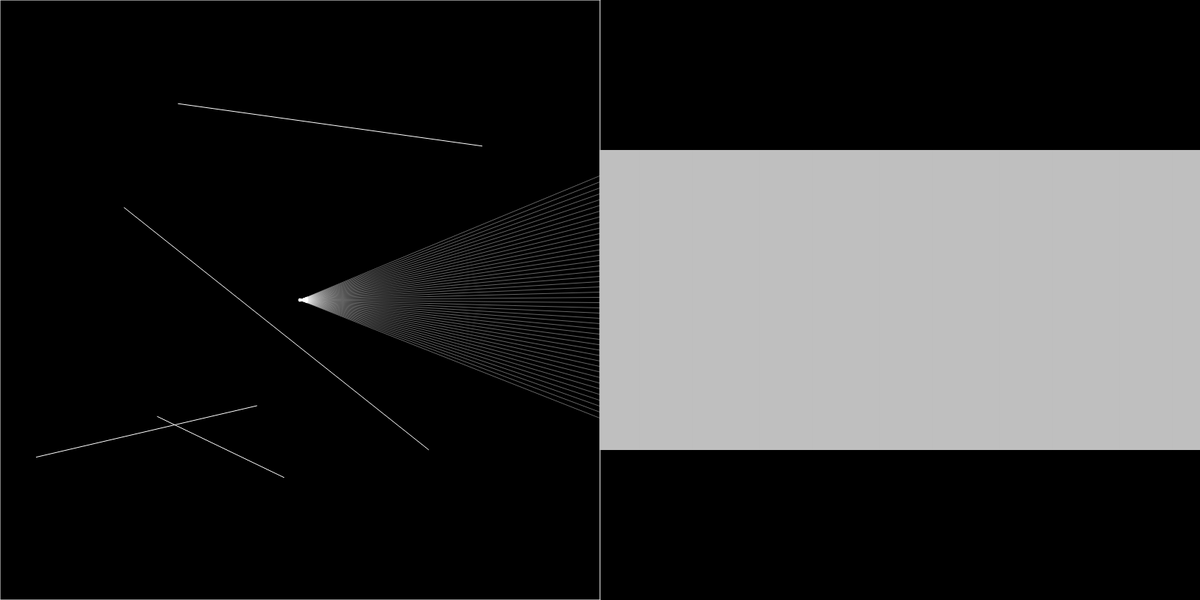
Frame 1 (no input)
Frame 60 (no input): identical to frame 1, image omitted
Frame 120 (the mouse pressed at the canvas centre since frame 60): identical to frame 1, image omitted

The p5.js sketch that drew this single still picture (run headless with seeded random() and noise() and a simulated clock; from frame 60 on, the mouse is pressed at the canvas centre):

// p5.js sketch
// ── sketch.js

let walls = [];
let ray;
let particle;
let xoff = 0;
let yoff = 10000;

const sceneW = 800;
const sceneH = 800;

let sliderFOV;

function setup() {
    
    createCanvas(1600, 800)
    for (let i = 0; i < 4; i++) {
        let x1 = random(sceneW)
        let x2 = random(sceneW)
        let y1 = random(sceneH)
        let y2 = random(sceneH)
        walls[i] = new Boundary(x1, y1, x2, y2)
    }

    walls.push(new Boundary(0, 0, sceneW, 0))
    walls.push(new Boundary(sceneW, 0, sceneW, sceneH))
    walls.push(new Boundary(sceneW, sceneH, 0, sceneH))
    walls.push(new Boundary(0, sceneH, 0, 0))
    particle = new Particle()
    sliderFOV = createSlider(0, 360, 60)
    sliderFOV.input(changeFOV)
}

function changeFOV() {
    const fov = sliderFOV.value()
    particle.updateFOV(fov)
}

function draw() {
    if (keyIsPressed) {
        console.log(key)
        // if (keyIsDown(LEFT_ARROW)) {
        //     particle.rotate(-0.042)
        // } else if (keyIsDown(RIGHT_ARROW)) {
        //     particle.rotate(0.042)
        // } else if (keyIsDown(UP_ARROW)) {
        //     particle.move(1.6)
        // } else if (keyIsDown(DOWN_ARROW)) {
        //     particle.move(-1.6)
        // }
        if (key == 'a') {
            particle.rotate(-0.064)
        } else if (key == 'd') {
            particle.rotate(0.064)
        } else if (key == 'w') {
            particle.move(4.2)
        } else if (key == 's') {
            particle.move(-4.2)
        }
    }

background(0)

for (let wall of walls) {
    wall.show()
}

particle.show()

const scene = particle.look(walls)
const w = sceneW / scene.length;

push()
translate(sceneW, 0)

for (let i = 0; i < scene.length; i++) {
    noStroke()
    const sq = scene[i] * scene[i];
    const wSq = sceneW * sceneW;
    const b = map(sq, 0, wSq, 255, 0)
    const h = map(scene[i], 0, sceneW, sceneH, 0)
    fill(b)
    rectMode(CENTER)
    rect(i * w + w / 2, sceneH / 2, w + 1, h)
}

pop()

// ray.show()
// ray.lookAt(mouseX, mouseY)

// let pt = ray.cast(wall)
// if (pt) {
//   fill(255)
//   ellipse(pt.x, pt.y, 8, 8)
// }
}


/*
* 
*	Ray 
* 
*/


class Ray {

    constructor(pos, angle) {
    this.pos = pos;
    this.dir = p5.Vector.fromAngle(angle)
    }

    setAngle(angle) {
        this.dir = p5.Vector.fromAngle(angle)
    }

    lookAt(x, y) {
        this.dir.x = x - this.pos.x;
        this.dir.y = y - this.pos.y;
        this.dir.normalize()
    }

    show() {
        stroke(255)
        push()
        translate(this.pos.x, this.pos.y)
        line(0, 0, this.dir.x * 10, this.dir.y * 10)
        pop()
    }

    cast(wall) {
        const x1 = wall.a.x;
        const y1 = wall.a.y;
        const x2 = wall.b.x;
        const y2 = wall.b.y;

        const x3 = this.pos.x;
        const y3 = this.pos.y;
        const x4 = this.pos.x + this.dir.x;
        const y4 = this.pos.y + this.dir.y;

        const den = (x1 - x2) * (y3 - y4) - (y1 - y2) * (x3 - x4)
        if (den == 0) {
            return;
        }

        const t = ((x1 - x3) * (y3 - y4) - (y1 - y3) * (x3 - x4)) / den;
        const u = -((x1 - x2) * (y1 - y3) - (y1 - y2) * (x1 - x3)) / den;
        if (t > 0 && t < 1 && u > 0) {
            const pt = createVector()
            pt.x = x1 + t * (x2 - x1)
            pt.y = y1 + t * (y2 - y1)
            return pt;
        } else {
            return;
        }
    }
}

/*
* 
*	Particle
* 
*/

class Particle {
        constructor() {
        this.fov = 45;
        this.pos = createVector(sceneW / 2, sceneH / 2)
        this.rays = [];
        this.heading = 0;
        for (let a = -this.fov / 2; a < this.fov / 2; a += 1) {
            this.rays.push(new Ray(this.pos, radians(a)))
        }
    }

    updateFOV(fov) {
        this.fov = fov;
        this.rays = [];
        for (let a = -this.fov / 2; a < this.fov / 2; a += 1) {
            this.rays.push(new Ray(this.pos, radians(a) + this.heading))
        }
    }

    rotate(angle) {
        this.heading += angle;
        let index = 0;
        for (let a = -this.fov / 2; a < this.fov / 2; a += 1) {
            this.rays[index].setAngle(radians(a) + this.heading)
            index++;
        }
    }

    move(amt) {
        const vel = p5.Vector.fromAngle(this.heading)
        vel.setMag(amt)
        this.pos.add(vel)
    }

    update(x, y) {
        this.pos.set(x, y)
    }

    look(walls) {
        const scene = [];
        for (let i = 0; i < this.rays.length; i++) {
            const ray = this.rays[i];
            let closest = null;
            let record = Infinity;
            for (let wall of walls) {
                const pt = ray.cast(wall)
                if (pt) {
                    let d = p5.Vector.dist(this.pos, pt)
                    const a = ray.dir.heading() - this.heading;
                    //if (!mouseIsPressed) {
                    d *= cos(a)
                    //}
                    if (d < record) {
                        record = d;
                        closest = pt;
                    }
                }
            }
            if (closest) {
                // colorMode(HSB)
                // stroke((i + frameCount * 2) % 360, 255, 255, 50)
                stroke(255, 100)
                line(this.pos.x, this.pos.y, closest.x, closest.y)
            }
            scene[i] = record;
        }
        return scene;
    }

    show() {
        fill(255)
        ellipse(this.pos.x, this.pos.y, 4)
        for (let ray of this.rays) {
            ray.show()
        }
    }
}

/*
* 
*	Bound
* 
*/

class Boundary {
        constructor(x1, y1, x2, y2) {
        this.a = createVector(x1, y1)
        this.b = createVector(x2, y2)
    }

    show() {
        stroke(255)
        line(this.a.x, this.a.y, this.b.x, this.b.y)
    }
}
